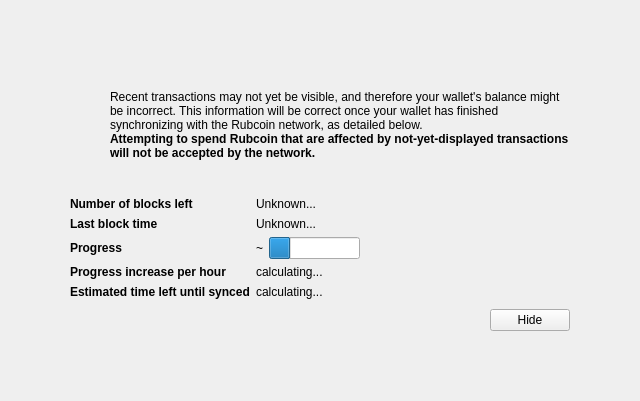
<?xml version="1.0" encoding="UTF-8"?>
<ui version="4.0">
 <class>ModalOverlay</class>
 <widget class="ModalOverlay" name="ModalOverlay">
  <property name="geometry">
   <rect>
    <x>0</x>
    <y>0</y>
    <width>640</width>
    <height>401</height>
   </rect>
  </property>
  <property name="windowTitle">
   <string>Form</string>
  </property>
  <layout class="QVBoxLayout" name="verticalLayout" stretch="0">
   <property name="sizeConstraint">
    <enum>QLayout::SetDefaultConstraint</enum>
   </property>
   <property name="leftMargin">
    <number>0</number>
   </property>
   <property name="topMargin">
    <number>0</number>
   </property>
   <property name="rightMargin">
    <number>0</number>
   </property>
   <property name="bottomMargin">
    <number>0</number>
   </property>
   <item>
    <widget class="QWidget" name="bgWidget" native="true">
     <property name="styleSheet">
      <string notr="true"/>
     </property>
     <layout class="QVBoxLayout" name="verticalLayoutMain" stretch="0">
      <property name="leftMargin">
       <number>60</number>
      </property>
      <property name="topMargin">
       <number>60</number>
      </property>
      <property name="rightMargin">
       <number>60</number>
      </property>
      <property name="bottomMargin">
       <number>60</number>
      </property>
      <item>
       <widget class="QWidget" name="contentWidget" native="true">
        <property name="styleSheet">
         <string notr="true"/>
        </property>
        <layout class="QVBoxLayout" name="verticalLayoutSub" stretch="1,0,0,0,0">
         <property name="spacing">
          <number>0</number>
         </property>
         <property name="leftMargin">
          <number>10</number>
         </property>
         <property name="topMargin">
          <number>10</number>
         </property>
         <property name="rightMargin">
          <number>10</number>
         </property>
         <property name="bottomMargin">
          <number>10</number>
         </property>
         <item>
          <layout class="QHBoxLayout" name="horizontalLayoutIconText" stretch="0,1">
           <property name="topMargin">
            <number>20</number>
           </property>
           <item>
            <layout class="QVBoxLayout" name="verticalLayoutIcon">
             <property name="leftMargin">
              <number>0</number>
             </property>
             <item>
              <widget class="QPushButton" name="warningIcon">
               <property name="enabled">
                <bool>false</bool>
               </property>
               <property name="text">
                <string/>
               </property>
               <property name="icon">
                <iconset>
                 <normaloff>:/icons/warning</normaloff>
                 <disabledoff>:/icons/warning</disabledoff>:/icons/warning</iconset>
               </property>
               <property name="iconSize">
                <size>
                 <width>48</width>
                 <height>48</height>
                </size>
               </property>
               <property name="flat">
                <bool>true</bool>
               </property>
              </widget>
             </item>
             <item>
              <spacer name="verticalSpacerWarningIcon">
               <property name="orientation">
                <enum>Qt::Vertical</enum>
               </property>
               <property name="sizeHint" stdset="0">
                <size>
                 <width>20</width>
                 <height>40</height>
                </size>
               </property>
              </spacer>
             </item>
            </layout>
           </item>
           <item>
            <layout class="QVBoxLayout" name="verticalLayoutInfoText">
             <property name="leftMargin">
              <number>0</number>
             </property>
             <property name="topMargin">
              <number>0</number>
             </property>
             <item>
              <widget class="QLabel" name="infoText">
               <property name="text">
                <string>Recent transactions may not yet be visible, and therefore your wallet's balance might be incorrect. This information will be correct once your wallet has finished synchronizing with the Rubcoin network, as detailed below.</string>
               </property>
               <property name="textFormat">
                <enum>Qt::RichText</enum>
               </property>
               <property name="wordWrap">
                <bool>true</bool>
               </property>
              </widget>
             </item>
             <item>
              <widget class="QLabel" name="infoTextStrong">
               <property name="font">
                <font>
                 <weight>75</weight>
                 <bold>true</bold>
                </font>
               </property>
               <property name="text">
                <string>Attempting to spend Rubcoin that are affected by not-yet-displayed transactions will not be accepted by the network.</string>
               </property>
               <property name="textFormat">
                <enum>Qt::RichText</enum>
               </property>
               <property name="wordWrap">
                <bool>true</bool>
               </property>
              </widget>
             </item>
             <item>
              <spacer name="verticalSpacerInTextSpace">
               <property name="orientation">
                <enum>Qt::Vertical</enum>
               </property>
               <property name="sizeHint" stdset="0">
                <size>
                 <width>20</width>
                 <height>40</height>
                </size>
               </property>
              </spacer>
             </item>
            </layout>
           </item>
          </layout>
         </item>
         <item>
          <spacer name="verticalSpacerAfterText">
           <property name="orientation">
            <enum>Qt::Vertical</enum>
           </property>
           <property name="sizeHint" stdset="0">
            <size>
             <width>20</width>
             <height>40</height>
            </size>
           </property>
          </spacer>
         </item>
         <item>
          <layout class="QFormLayout" name="formLayout">
           <property name="fieldGrowthPolicy">
            <enum>QFormLayout::FieldsStayAtSizeHint</enum>
           </property>
           <property name="horizontalSpacing">
            <number>6</number>
           </property>
           <property name="verticalSpacing">
            <number>6</number>
           </property>
           <property name="topMargin">
            <number>10</number>
           </property>
           <item row="0" column="0">
            <widget class="QLabel" name="labelNumberOfBlocksLeft">
             <property name="font">
              <font>
               <weight>75</weight>
               <bold>true</bold>
              </font>
             </property>
             <property name="text">
              <string>Number of blocks left</string>
             </property>
            </widget>
           </item>
           <item row="0" column="1">
            <widget class="QLabel" name="numberOfBlocksLeft">
             <property name="text">
              <string>Unknown...</string>
             </property>
            </widget>
           </item>
           <item row="1" column="0">
            <widget class="QLabel" name="labelLastBlockTime">
             <property name="font">
              <font>
               <weight>75</weight>
               <bold>true</bold>
              </font>
             </property>
             <property name="text">
              <string>Last block time</string>
             </property>
            </widget>
           </item>
           <item row="1" column="1">
            <widget class="QLabel" name="newestBlockDate">
             <property name="sizePolicy">
              <sizepolicy hsizetype="Maximum" vsizetype="Preferred">
               <horstretch>0</horstretch>
               <verstretch>0</verstretch>
              </sizepolicy>
             </property>
             <property name="text">
              <string>Unknown...</string>
             </property>
            </widget>
           </item>
           <item row="2" column="0">
            <widget class="QLabel" name="labelSyncDone">
             <property name="font">
              <font>
               <weight>75</weight>
               <bold>true</bold>
              </font>
             </property>
             <property name="text">
              <string>Progress</string>
             </property>
            </widget>
           </item>
           <item row="2" column="1">
            <layout class="QHBoxLayout" name="horizontalLayoutSync" stretch="0,1">
             <item>
              <widget class="QLabel" name="percentageProgress">
               <property name="text">
                <string>~</string>
               </property>
              </widget>
             </item>
             <item>
              <widget class="QProgressBar" name="progressBar">
               <property name="value">
                <number>24</number>
               </property>
               <property name="format">
                <string/>
               </property>
              </widget>
             </item>
            </layout>
           </item>
           <item row="4" column="0">
            <widget class="QLabel" name="labelProgressIncrease">
             <property name="font">
              <font>
               <weight>75</weight>
               <bold>true</bold>
              </font>
             </property>
             <property name="text">
              <string>Progress increase per hour</string>
             </property>
            </widget>
           </item>
           <item row="4" column="1">
            <widget class="QLabel" name="progressIncreasePerH">
             <property name="text">
              <string>calculating...</string>
             </property>
            </widget>
           </item>
           <item row="5" column="0">
            <widget class="QLabel" name="labelEstimatedTimeLeft">
             <property name="font">
              <font>
               <weight>75</weight>
               <bold>true</bold>
              </font>
             </property>
             <property name="text">
              <string>Estimated time left until synced</string>
             </property>
            </widget>
           </item>
           <item row="5" column="1">
            <widget class="QLabel" name="expectedTimeLeft">
             <property name="text">
              <string>calculating...</string>
             </property>
            </widget>
           </item>
          </layout>
         </item>
         <item>
          <layout class="QHBoxLayout" name="horizontalLayoutButtons">
           <property name="leftMargin">
            <number>10</number>
           </property>
           <property name="topMargin">
            <number>10</number>
           </property>
           <item>
            <spacer name="horizontalSpacer">
             <property name="orientation">
              <enum>Qt::Horizontal</enum>
             </property>
             <property name="sizeHint" stdset="0">
              <size>
               <width>40</width>
               <height>20</height>
              </size>
             </property>
            </spacer>
           </item>
           <item>
            <widget class="QPushButton" name="closeButton">
             <property name="text">
              <string>Hide</string>
             </property>
            </widget>
           </item>
          </layout>
         </item>
         <item>
          <layout class="QVBoxLayout" name="verticalLayout_2">
           <item>
            <spacer name="verticalSpacer">
             <property name="orientation">
              <enum>Qt::Vertical</enum>
             </property>
             <property name="sizeHint" stdset="0">
              <size>
               <width>20</width>
               <height>40</height>
              </size>
             </property>
            </spacer>
           </item>
          </layout>
         </item>
        </layout>
       </widget>
      </item>
     </layout>
    </widget>
   </item>
  </layout>
 </widget>
 <customwidgets>
  <customwidget>
   <class>ModalOverlay</class>
   <extends>QWidget</extends>
   <header>modaloverlay.h</header>
   <container>1</container>
  </customwidget>
 </customwidgets>
 <resources/>
 <connections/>
</ui>
